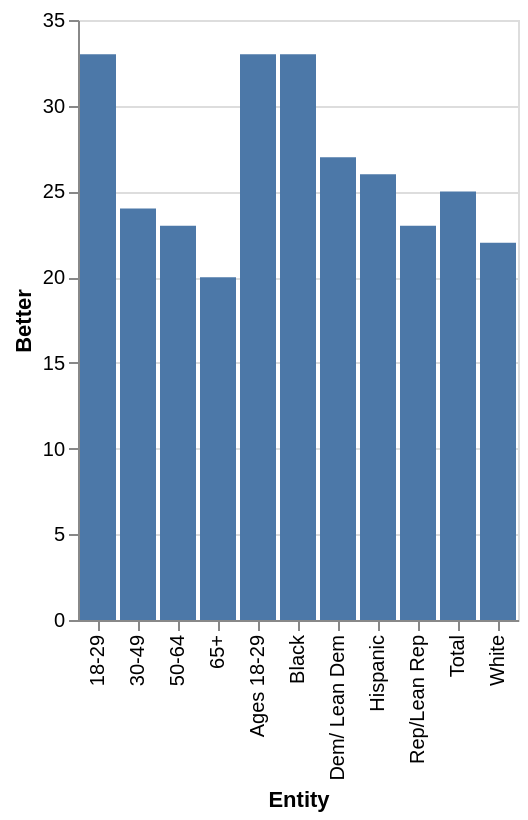

Source (Vega-Lite JSON):
### Vega-Lite specification from a JSON file in a GitHub repository (floating-point values rounded to 4 significant figures)
{"$schema": "https://vega.github.io/schema/vega-lite/v5.json", "description": "Bar chart auto-generated from CSV", "data": {"values": [{"Entity": "Dem/ Lean Dem", "Better": 27}, {"Entity": "Rep/Lean Rep", "Better": 23}, {"Entity": "Hispanic", "Better": 26}, {"Entity": "Black", "Better": 33}, {"Entity": "White", "Better": 22}, {"Entity": "65+", "Better": 20}, {"Entity": "50-64", "Better": 23}, {"Entity": "30-49", "Better": 24}, {"Entity": "Ages 18-29", "Better": 33}, {"Entity": "18-29", "Better": 33}, {"Entity": "Total", "Better": 25}]}, "mark": "bar", "encoding": {"x": {"field": "Entity", "type": "ordinal"}, "y": {"field": "Better", "type": "quantitative"}}}
